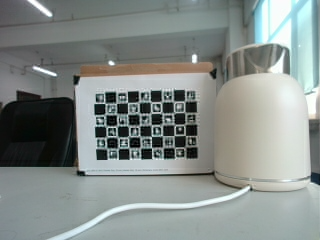
#> input picture calibration_images/left/left_20260116_135158_689.png, 320 x 240 px, given in place of the camera
$ python main.py   (older library calls are emulated)
#> lines starting #> are read from the running program, lines starting #| are printed output that depends on the picture
### camera/single_usb_stereo_camera.py
"""
单USB双目相机管理器 - 优化版
针对深度图质量优化的版本
"""

import cv2
import numpy as np
import json
import os
from typing import Tuple, Optional, Dict


class SingleUSBStereoCameraManager:
    """单USB双目相机管理器（优化版）"""

    def __init__(self,
                 camera_id: int = 0,
                 width: int = 640,
                 height: int = 240,
                 fps: int = 30,
                 split_mode: str = 'horizontal',
                 calibration_file: str = 'stereo_calibration.json'):
        """
        初始化单USB双目相机管理器

        Args:
            camera_id: 相机设备ID
            width: 总宽度（左+右）
            height: 高度
            fps: 帧率
            split_mode: 分割模式 'horizontal'(左右) 或 'vertical'(上下)
            calibration_file: 标定文件路径
        """
        self.camera_id = camera_id
        self.width = width
        self.height = height
        self.fps = fps
        self.split_mode = split_mode
        self.calibration_file = calibration_file

        # 相机对象
        self.cap = None

        # 标定参数
        self.camera_matrix_left = None
        self.dist_coeffs_left = None
        self.camera_matrix_right = None
        self.dist_coeffs_right = None
        self.R = None
        self.T = None

        # 立体校正参数
        self.R1 = None
        self.R2 = None
        self.P1 = None
        self.P2 = None
        self.Q = None
        self.roi_left = None
        self.roi_right = None
        self.map_left_x = None
        self.map_left_y = None
        self.map_right_x = None
        self.map_right_y = None

        # 立体匹配器
        self.stereo_matcher = None
        self.wls_filter = None  # 新增：WLS滤波器

        # 单目图像尺寸
        if split_mode == 'horizontal':
            self.single_width = width // 2
            self.single_height = height
        else:
            self.single_width = width
            self.single_height = height // 2

        print("单USB双目相机管理器配置:")
        print(f"  相机ID: {camera_id}")
        print(f"  总分辨率: {width}x{height}")
        print(f"  单目分辨率: {self.single_width}x{self.single_height}")
        print(f"  分割模式: {split_mode}")
        print(f"  帧率: {fps} FPS")

    def initialize(self) -> bool:
        """
        初始化相机和立体匹配

        Returns:
            bool: 是否成功
        """
        # 步骤1: 打开相机
        print("\n[步骤1] 打开双目相机...")
        self.cap = cv2.VideoCapture(self.camera_id)

        if not self.cap.isOpened():
            print(f"❌ 无法打开相机 {self.camera_id}")
            return False

        # 设置分辨率和帧率
        self.cap.set(cv2.CAP_PROP_FRAME_WIDTH, self.width)
        self.cap.set(cv2.CAP_PROP_FRAME_HEIGHT, self.height)
        self.cap.set(cv2.CAP_PROP_FPS, self.fps)

        actual_width = int(self.cap.get(cv2.CAP_PROP_FRAME_WIDTH))
        actual_height = int(self.cap.get(cv2.CAP_PROP_FRAME_HEIGHT))

        print("✓ 相机已打开")
        print(f"  请求分辨率: {self.width}x{self.height}")
        print(f"  实际分辨率: {actual_width}x{actual_height}")

        # 步骤2: 测试图像采集
        print("\n[步骤2] 测试图像采集...")
        ret, frame = self.cap.read()

        if not ret or frame is None:
            print("❌ 无法读取图像")
            return False

        left_img, right_img = self._split_frame(frame)
        print("✓ 图像采集成功: {}".format(frame.shape))
        print(f"  左图: {left_img.shape}")
        print(f"  右图: {right_img.shape}")

        # 步骤3: 加载标定参数
        print("\n[步骤3] 加载标定参数...")
        if not self._load_calibration():
            print("⚠️  标定文件加载失败，使用默认参数")
            self._use_default_calibration()

        # 步骤4: 初始化立体匹配器（优化版）
        print("\n[步骤4] 初始化立体匹配器...")
        self._initialize_stereo_matcher_optimized()

        # 步骤5: 预热相机
        print("\n[步骤5] 预热相机...")
        for _ in range(10):
            self.cap.read()
        print("✓ 预热完成")

        print("\n✅ 单USB双目相机系统初始化完成!")
        return True

    def _split_frame(self, frame: np.ndarray) -> Tuple[np.ndarray, np.ndarray]:
        """分割左右图像"""
        if self.split_mode == 'horizontal':
            mid = frame.shape[1] // 2
            return frame[:, :mid], frame[:, mid:]
        else:
            mid = frame.shape[0] // 2
            return frame[:mid, :], frame[mid:, :]

    def _load_calibration(self) -> bool:
        """加载标定参数"""
        if not os.path.exists(self.calibration_file):
            print(f"  标定文件不存在: {self.calibration_file}")
            return False

        try:
            with open(self.calibration_file, 'r', encoding='utf-8') as f:
                calib_data = json.load(f)

            self.camera_matrix_left = np.array(calib_data['camera_matrix_left'])
            self.dist_coeffs_left = np.array(calib_data['dist_coeffs_left'])
            self.camera_matrix_right = np.array(calib_data['camera_matrix_right'])
            self.dist_coeffs_right = np.array(calib_data['dist_coeffs_right'])
            self.R = np.array(calib_data['R'])
            self.T = np.array(calib_data['T'])

            baseline = np.linalg.norm(self.T)
            print(f"✓ 从 {self.calibration_file} 加载标定参数")
            print(f"  基线距离: {baseline:.3f}m")

            # 计算立体校正参数
            image_size = (self.single_width, self.single_height)

            self.R1, self.R2, self.P1, self.P2, self.Q, roi_left, roi_right = \
                cv2.stereoRectify(
                    self.camera_matrix_left,
                    self.dist_coeffs_left,
                    self.camera_matrix_right,
                    self.dist_coeffs_right,
                    image_size,
                    self.R,
                    self.T,
                    flags=cv2.CALIB_ZERO_DISPARITY,
                    alpha=0  # 0=裁剪黑边, 1=保留所有像素
                )

            # 计算重映射表
            self.map_left_x, self.map_left_y = cv2.initUndistortRectifyMap(
                self.camera_matrix_left,
                self.dist_coeffs_left,
                self.R1,
                self.P1,
                image_size,
                cv2.CV_32FC1
            )

            self.map_right_x, self.map_right_y = cv2.initUndistortRectifyMap(
                self.camera_matrix_right,
                self.dist_coeffs_right,
                self.R2,
                self.P2,
                image_size,
                cv2.CV_32FC1
            )

            print("✓ 立体校正参数计算完成")
            return True

        except Exception as e:
            print(f"  加载标定参数失败: {e}")
            return False

    # [17 lines left out: function _use_default_calibration, not called in this run]

    def _initialize_stereo_matcher_optimized(self):
        """
        初始化优化的立体匹配器
        使用SGBM + WLS滤波 = 更好的深度图质量
        """
        # 根据图像大小自动调整参数
        if self.single_width < 400:
            # 小分辨率模式 (320x240)
            num_disparities = 64  # 必须是16的倍数
            block_size = 5        # 减小以保留细节
            print(f"  小分辨率模式: 视差范围={num_disparities}, 块大小={block_size}")
        else:
            # 标准分辨率模式
            num_disparities = 96
            block_size = 7
            print(f"  标准分辨率模式: 视差范围={num_disparities}, 块大小={block_size}")

        # 创建左右两个SGBM匹配器（用于WLS滤波）
        # 左匹配器
        self.stereo_matcher = cv2.StereoSGBM_create(
            minDisparity=0,
            numDisparities=num_disparities,
            blockSize=block_size,

            # P1, P2: 平滑度惩罚参数（优化）
            P1=8 * 3 * block_size ** 2,      # 小惩罚（邻域差1）
            P2=32 * 3 * block_size ** 2,     # 大惩罚（邻域差>1）

            # 视差范围检查
            disp12MaxDiff=1,                 # 左右一致性检查

            # 优化参数
            uniquenessRatio=10,              # 唯一性比率（10-15较好）
            speckleWindowSize=100,           # 斑点过滤窗口（增大以去除小噪声）
            speckleRange=32,                 # 斑点范围

            # 预处理
            preFilterCap=63,                 # 预滤波截断值

            # 模式
            mode=cv2.STEREO_SGBM_MODE_SGBM_3WAY  # 3路SGBM（质量最好但慢）
        )

        # 右匹配器（用于WLS滤波）
        right_matcher = cv2.ximgproc.createRightMatcher(self.stereo_matcher)

        # WLS滤波器（显著改善深度图质量）
        self.wls_filter = cv2.ximgproc.createDisparityWLSFilter(self.stereo_matcher)
        self.wls_filter.setLambda(8000.0)     # 平滑度（8000较好）
        self.wls_filter.setSigmaColor(1.5)    # 颜色敏感度

        # 保存右匹配器供后续使用
        self.right_matcher = right_matcher

        print("  立体匹配参数:")
        print(f"    视差范围: 0 - {num_disparities}")
        print(f"    匹配块大小: {block_size}")
        print(f"    使用WLS滤波: 是 ✓")
        print(f"    模式: SGBM_3WAY (高质量)")
        print("✓ 立体匹配器初始化完成")

    def get_frames(self) -> Tuple[Optional[np.ndarray], Optional[np.ndarray]]:
        """
        获取左图和深度图

        Returns:
            tuple: (left_image, depth_map) 或 (None, None)
        """
        if self.cap is None or not self.cap.isOpened():
            return None, None

        ret, frame = self.cap.read()
        if not ret:
            return None, None

        # 分割左右图像
        left_img, right_img = self._split_frame(frame)

        # 如果有标定参数，进行校正
        if self.map_left_x is not None:
            left_rectified = cv2.remap(left_img, self.map_left_x, self.map_left_y, cv2.INTER_LINEAR)
            right_rectified = cv2.remap(right_img, self.map_right_x, self.map_right_y, cv2.INTER_LINEAR)
        else:
            left_rectified = left_img
            right_rectified = right_img

        # 转换为灰度图
        left_gray = cv2.cvtColor(left_rectified, cv2.COLOR_BGR2GRAY)
        right_gray = cv2.cvtColor(right_rectified, cv2.COLOR_BGR2GRAY)

        # 使用WLS滤波计算视差（高质量）
        disparity_left = self.stereo_matcher.compute(left_gray, right_gray)
        disparity_right = self.right_matcher.compute(right_gray, left_gray)

        # WLS滤波（显著改善质量）
        disparity_filtered = self.wls_filter.filter(
            disparity_left,
            left_gray,
            disparity_map_right=disparity_right
        )

        # 转换为浮点数并除以16（OpenCV的固定缩放）
        disparity = disparity_filtered.astype(np.float32) / 16.0

        # 视差转深度
        if self.Q is not None:
            # 使用重投影矩阵Q计算深度
            points_3d = cv2.reprojectImageTo3D(disparity, self.Q)
            depth_map = points_3d[:, :, 2]  # Z坐标就是深度

            # 深度有效性检查
            depth_map[depth_map < 0] = 0  # 负深度无效
            depth_map[depth_map > 10] = 0  # 超过10米认为无效
            depth_map[disparity <= 0] = 0  # 无效视差
        else:
            # 简单的深度估算（无标定时）
            baseline = 0.06  # 假设基线6cm
            focal_length = 350  # 假设焦距

            depth_map = np.zeros_like(disparity)
            valid = disparity > 0
            depth_map[valid] = (baseline * focal_length) / disparity[valid]

            # 限制深度范围
            depth_map[depth_map > 10] = 0

        return left_rectified, depth_map

    def get_camera_intrinsics(self) -> Optional[Dict]:
        """获取相机内参"""
        if self.camera_matrix_left is None:
            return None

        # 使用P1（校正后的投影矩阵）如果有，否则用原始K
        if self.P1 is not None:
            K = self.P1[:3, :3]
        else:
            K = self.camera_matrix_left

        baseline = np.linalg.norm(self.T) if self.T is not None else 0.06

        return {
            'width': self.single_width,
            'height': self.single_height,
            'fx': float(K[0, 0]),
            'fy': float(K[1, 1]),
            'cx': float(K[0, 2]),
            'cy': float(K[1, 2]),
            'baseline': float(baseline)
        }

    def stop(self):
        """释放相机资源"""
        if self.cap is not None:
            self.cap.release()
            print("✓ 相机已释放")


# 辅助函数
# [25 lines left out: function visualize_depth, not called in this run]

### core/laser_extractor.py
"""
改进的激光中心线提取模块
同时支持Steger算法和简单阈值方法
增加了预处理和颜色过滤功能
"""

import numpy as np
import cv2
from scipy import ndimage
from numba import jit, prange
from typing import Tuple, Optional, List


class SimpleLaserExtractor:
    """
    简单的基于阈值的激光提取器
    更适合实时应用和复杂背景环境
    """

    def __init__(self,
                 hsv_lower=None,
                 hsv_upper=None,
                 brightness_threshold=100,
                 min_area=50):
        """
        初始化简单激光提取器

        Args:
            hsv_lower: HSV下限 [H, S, V]
            hsv_upper: HSV上限 [H, S, V]
            brightness_threshold: 亮度阈值
            min_area: 最小轮廓面积
        """
        # 默认绿色激光参数（可根据调试结果调整）
        self.hsv_lower = hsv_lower if hsv_lower is not None else np.array([40, 50, 100])
        self.hsv_upper = hsv_upper if hsv_upper is not None else np.array([80, 255, 255])
        self.brightness_threshold = brightness_threshold
        self.min_area = min_area

        print(f"SimpleLaserExtractor 初始化:")
        print(f"  HSV范围: {self.hsv_lower} ~ {self.hsv_upper}")
        print(f"  亮度阈值: {self.brightness_threshold}")
        print(f"  最小面积: {self.min_area}")

    def extract_centerline(self, image: np.ndarray) -> List[Tuple[float, float]]:
        """
        提取激光中心线

        Args:
            image: 输入BGR图像

        Returns:
            中心点列表 [(x, y), ...]
        """
        # 1. 颜色过滤
        hsv = cv2.cvtColor(image, cv2.COLOR_BGR2HSV)
        color_mask = cv2.inRange(hsv, self.hsv_lower, self.hsv_upper)

        # 2. 亮度过滤
        gray = cv2.cvtColor(image, cv2.COLOR_BGR2GRAY)
        _, brightness_mask = cv2.threshold(gray, self.brightness_threshold, 255, cv2.THRESH_BINARY)

        # 3. 组合掩码
        combined_mask = cv2.bitwise_and(color_mask, brightness_mask)

        # 4. 形态学操作
        kernel = np.ones((3, 3), np.uint8)
        mask = cv2.morphologyEx(combined_mask, cv2.MORPH_CLOSE, kernel)
        mask = cv2.morphologyEx(mask, cv2.MORPH_OPEN, kernel)

        # 5. 查找轮廓
        contours, _ = cv2.findContours(mask, cv2.RETR_EXTERNAL, cv2.CHAIN_APPROX_SIMPLE)

        # 6. 过滤小轮廓
        valid_contours = [cnt for cnt in contours if cv2.contourArea(cnt) > self.min_area]

        if not valid_contours:
            return []

        # 7. 创建最终掩码
        final_mask = np.zeros_like(mask)
        cv2.drawContours(final_mask, valid_contours, -1, 255, -1)

        # 8. 提取中心线（每行找亮度加权中心）
        centerline = []
        h, w = image.shape[:2]

        for y in range(h):
            row_mask = final_mask[y, :]
            if np.any(row_mask > 0):
                # 找到该行的激光像素
                laser_x = np.where(row_mask > 0)[0]
                if len(laser_x) > 0:
                    # 使用亮度加权计算中心
                    weights = gray[y, laser_x].astype(float)
                    if np.sum(weights) > 0:
                        center_x = np.average(laser_x, weights=weights)
                        centerline.append((float(center_x), float(y)))

        return centerline


class FastStegerExtractor:
    """
    快速Steger激光中心线提取器（改进版）
    基于C++参考实现，增加了亮度预过滤
    """

    # [177 lines left out: functions __init__, _build_lut, _precompute_gaussian_kernels, _compute_hessian_fast, extract_centerline, _refine_centerline and 1 more, not called in this run]

### core/reconstruction.py
"""
三维重建核心模块
处理激光线到3D点云的转换
"""

import numpy as np
from typing import List, Tuple, Optional
import cv2


class Reconstructor:
    """三维重建器"""

    def __init__(self, camera_intrinsic: np.ndarray, laser_plane: np.ndarray,
                 use_refraction_correction: bool = True):
        """
        初始化重建器

        Args:
            camera_intrinsic: 相机内参矩阵 (3x3)
            laser_plane: 激光平面方程系数 [a, b, c, d] (ax + by + cz + d = 0)
            use_refraction_correction: 是否使用折射校正（水下环境）
        """
        self.K = camera_intrinsic
        self.K_inv = np.linalg.inv(camera_intrinsic)
        self.laser_plane = laser_plane
        self.use_refraction = use_refraction_correction
        self.water_refraction_index = 1.33

    # [233 lines left out: functions reconstruct_point, _refraction_correction, reconstruct_laser_line, reconstruct_from_depth, filter_outliers, transform_points and 1 more, not called in this run]

### utils/point_cloud.py
"""
点云处理工具模块
包含点云滤波、下采样、保存等功能
"""

import numpy as np
from typing import Optional, Tuple
import os
from datetime import datetime


class PointCloudProcessor:
    """点云处理器"""

    def __init__(self):
        """初始化点云处理器"""
        self.try_open3d = self._try_import_open3d()

    def _try_import_open3d(self):
        """尝试导入Open3D"""
        try:
            import open3d as o3d
            self.o3d = o3d
            print("Open3D 已加载，启用高级点云处理功能")
            return True
        except ImportError:
            print("Open3D 未安装，使用基础点云处理")
            print("建议安装: pip install open3d")
            return False

    # [319 lines left out: functions voxel_downsample, _simple_voxel_downsample, statistical_outlier_removal, _simple_outlier_removal, save_ply, save_pcd and 4 more, not called in this run]

### main.py
"""
单USB双目激光三维重建系统 - 主程序
Single USB Stereo Camera Laser 3D Reconstruction System
"""

import sys
import os
import argparse
import time
import cv2
import numpy as np
from pathlib import Path

# 添加项目路径
project_root = os.path.dirname(os.path.abspath(__file__))
sys.path.insert(0, project_root)

print("=" * 60)
print("单USB双目激光三维重建系统")
print("Single USB Stereo Laser 3D Reconstruction")
print("=" * 60)

# 导入项目模块
try:
    from config import Config
    from camera.single_usb_stereo_camera import SingleUSBStereoCameraManager
    from core.laser_extractor import SimpleLaserExtractor, FastStegerExtractor
    from core.reconstruction import Reconstructor
    from utils.point_cloud import PointCloudProcessor

    print("✓ 所有模块导入成功\n")
except ImportError as e:
    print(f"❌ 模块导入失败: {e}")
    sys.exit(1)


class LaserReconstructionSystem:
    """单USB双目激光三维重建系统"""

    def __init__(self, config=None):
        self.config = config or Config()
        self.camera = None
        self.laser_extractor = None
        self.reconstructor = None
        self.point_cloud_processor = None
        self.point_cloud = []
        self.frame_count = 0
        self.start_time = None
        self.show_depth = True

    def initialize(self, camera_id=None, width=None, height=None):
        """
        初始化所有组件

        Args:
            camera_id: 相机ID（None则从配置读取）
            width: 图像宽度（None则从配置读取）
            height: 图像高度（None则从配置读取）
        """
        print("=" * 60)
        print("初始化系统组件")
        print("=" * 60)

        # 获取参数
        camera_id = camera_id if camera_id is not None else self.config.SINGLE_USB_CAMERA_ID
        width = width or self.config.CAMERA_WIDTH
        height = height or self.config.CAMERA_HEIGHT

        # 1. 初始化相机
        print("\n[1/4] 初始化单USB双目相机...")
        try:
            self.camera = SingleUSBStereoCameraManager(
                camera_id=camera_id,
                width=width,
                height=height,
                fps=self.config.CAMERA_FPS,
                split_mode=self.config.SPLIT_MODE,
                calibration_file=self.config.STEREO_CALIBRATION_FILE
            )

            if not self.camera.initialize():
#> in initialize, frame is the input picture: shape (240, 320, 3); mean B, G, R 138.1, 141.1, 133.7
#> in initialize, `left_img, right_img = self._split_frame(frame)`:
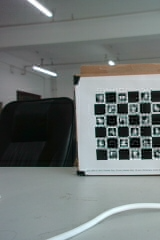
#> left_img: shape (240, 160, 3); mean B, G, R 118.1, 119.2, 112.5
#> in initialize, `left_img, right_img = self._split_frame(frame)`:
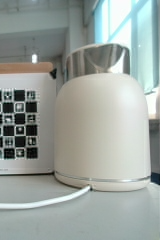
#> right_img: shape (240, 160, 3); mean B, G, R 158, 163, 154.9
#| ✓ 图像采集成功: (240, 320, 3)
#|   左图: (240, 160, 3)
#|   右图: (240, 160, 3)
#> (reads stereo_calibration.json from the repository)
                print("❌ 相机初始化失败")
                return False

            print("✓ 相机初始化成功")

        except Exception as e:
            print(f"❌ 相机初始化错误: {e}")
            import traceback
            traceback.print_exc()
            return False

        # 2. 初始化激光提取器
        print("\n[2/4] 初始化激光提取器...")
        try:
            if self.config.LASER_EXTRACTOR_TYPE == 'simple':
                self.laser_extractor = SimpleLaserExtractor(
                    hsv_lower=self.config.SIMPLE_LASER_HSV_LOWER,
                    hsv_upper=self.config.SIMPLE_LASER_HSV_UPPER,
                    brightness_threshold=self.config.SIMPLE_LASER_BRIGHTNESS_THRESHOLD,
                    min_area=self.config.SIMPLE_LASER_MIN_AREA
                )
                print("✓ Simple激光提取器初始化成功")
            else:
                self.laser_extractor = FastStegerExtractor(
                    sigma=self.config.STEGER_SIGMA,
                    brightness_threshold=self.config.STEGER_BRIGHTNESS_THRESHOLD,
                    use_lut=self.config.STEGER_USE_LUT
                )
                print("✓ Steger激光提取器初始化成功")
        except Exception as e:
            print(f"❌ 激光提取器初始化错误: {e}")
            return False

        # 3. 初始化重建器
        print("\n[3/4] 初始化三维重建器...")
        try:
            intrinsics = self.camera.get_camera_intrinsics()
            if intrinsics is None:
                print("❌ 无法获取相机内参")
                return False

            print(f"  相机内参:")
            print(f"    分辨率: {intrinsics['width']}×{intrinsics['height']}")
            print(f"    焦距: fx={intrinsics['fx']:.2f}, fy={intrinsics['fy']:.2f}")
            print(f"    光心: cx={intrinsics['cx']:.2f}, cy={intrinsics['cy']:.2f}")
            print(f"    基线: {intrinsics['baseline'] * 1000:.2f}mm")

            # 构造相机内参矩阵
            camera_matrix = np.array([
                [intrinsics['fx'], 0, intrinsics['cx']],
                [0, intrinsics['fy'], intrinsics['cy']],
                [0, 0, 1]
            ], dtype=np.float64)

            self.reconstructor = Reconstructor(
                camera_intrinsic=camera_matrix,
                laser_plane=self.config.LASER_PLANE_COEFFICIENTS,
                use_refraction_correction=self.config.USE_REFRACTION_CORRECTION
            )
            print("✓ 重建器初始化成功")

        except Exception as e:
            print(f"❌ 重建器初始化错误: {e}")
            import traceback
            traceback.print_exc()
            return False

        # 4. 初始化点云处理器
        print("\n[4/4] 初始化点云处理器...")
        try:
            self.point_cloud_processor = PointCloudProcessor()
            print("✓ 点云处理器初始化成功")
        except Exception as e:
            print(f"❌ 点云处理器初始化错误: {e}")
            return False

        print("\n" + "=" * 60)
        print("✅ 系统初始化完成!")
        print("=" * 60 + "\n")

        return True

    def process_frame(self):
        """处理单帧数据"""
        color_image, depth_image = self.camera.get_frames()
#> in get_frames, `left_rectified = cv2.remap(left_img, self.map_left_x, self.map_left_y,..`:
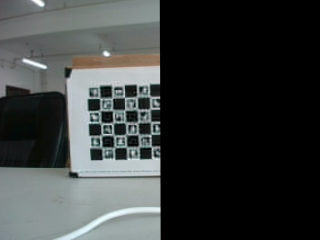
#> left_rectified: shape (240, 320, 3); mean B, G, R 59.7, 60.4, 57
#> in get_frames, `right_gray = cv2.cvtColor(right_rectified, cv2.COLOR_BGR2GRAY)`:
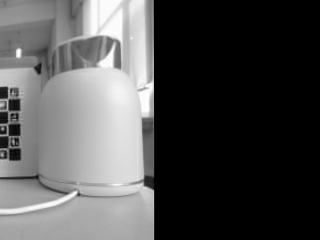
#> right_gray: shape (240, 320); min 0, max 255, mean 78.7
#> in get_frames, `disparity_right = self.right_matcher.compute(right_gray, left_gray)`:
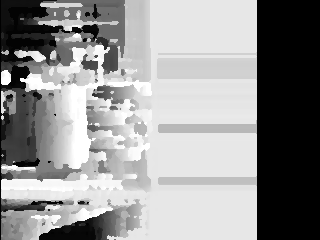
#> disparity_right: shape (240, 320) int16; min -1024, max 0, mean -430; drawn with min black and max white
#> in get_frames, `disparity_filtered = self.wls_filter.filter( disparity_left, left_gray..`:
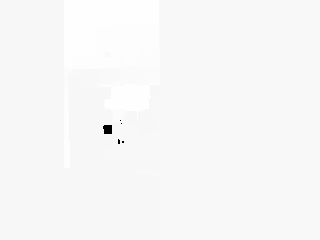
#> disparity_filtered: shape (240, 320) int16; min -32768, max 1002, mean 110.7; drawn with min black and max white
#> in get_frames, `depth_map = points_3d[:, :, 2]`:
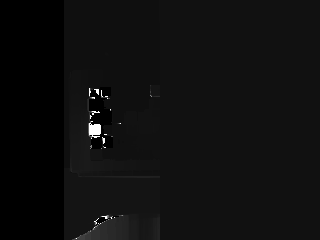
#> depth_map: shape (240, 320) float32; 1.25% of the values are NaN or infinite; the others: min -14.32, max 229.1, mean 0.377; drawn with min black, max white, NaN and infinite black
#> (the rest of the program and of its run is left out)
